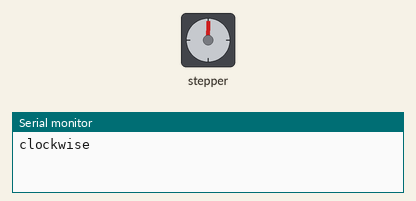
Recording of a sketch running on a simulated Arduino Uno, built with avr-gcc and run on an emulated ATmega328P. On the bench: stepper motor, the last lines printed to the serial monitor. Stepper angles assume 600 steps per turn.

Above: at 0.15 s.
At 9.82 s:
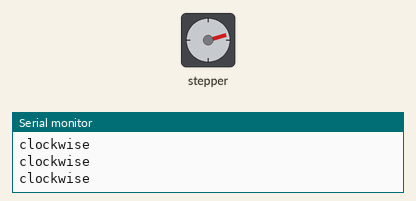
At 19.8 s:
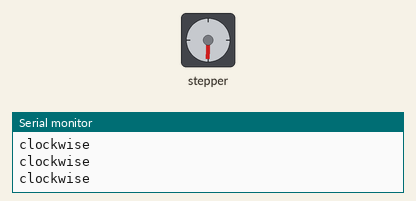
At 39.76 s:
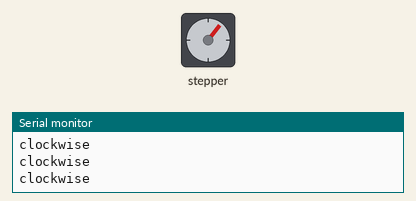
Timing chart, 0 to 40.0 s (numbered marks = the images above):
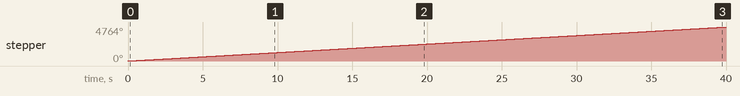

Measured:
- by itself, stepper: keeps turning clockwise at about 119°/s

The sketch:

step.ino
```cpp
// Include the Arduino Stepper Library
#include <Stepper.h>

// Number of steps per output rotation
const int stepsPerRevolution = 600;

// Create Instance of Stepper library
Stepper myStepper(stepsPerRevolution, 12, 11, 10, 9);


void setup()
{
  // set the speed at 20 rpm:
  myStepper.setSpeed(20);
  // initialize the serial port:
  Serial.begin(9600);
}

void loop()
{
  // step one revolution in one direction:
  Serial.println("clockwise");
  myStepper.step(stepsPerRevolution);


}
```
